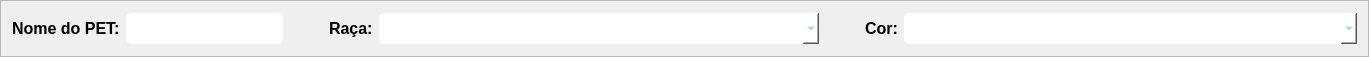
         <widget class="QFrame" name="fr_cad1_cadPet">
          <property name="minimumSize">
           <size>
            <width>0</width>
            <height>57</height>
           </size>
          </property>
          <property name="maximumSize">
           <size>
            <width>16777215</width>
            <height>57</height>
           </size>
          </property>
          <property name="frameShape">
           <enum>QFrame::StyledPanel</enum>
          </property>
          <property name="frameShadow">
           <enum>QFrame::Raised</enum>
          </property>
          <layout class="QGridLayout" name="gridLayout_8">
           <item row="0" column="0">
            <widget class="QLabel" name="lb_nomePet_cadPet">
             <property name="sizePolicy">
              <sizepolicy hsizetype="Fixed" vsizetype="Fixed">
               <horstretch>0</horstretch>
               <verstretch>0</verstretch>
              </sizepolicy>
             </property>
             <property name="minimumSize">
              <size>
               <width>0</width>
               <height>25</height>
              </size>
             </property>
             <property name="maximumSize">
              <size>
               <width>16777215</width>
               <height>25</height>
              </size>
             </property>
             <property name="font">
              <font>
               <family>Yu Gothic UI</family>
               <pointsize>12</pointsize>
               <weight>75</weight>
               <bold>true</bold>
              </font>
             </property>
             <property name="text">
              <string>Nome do PET:</string>
             </property>
            </widget>
           </item>
           <item row="0" column="1">
            <widget class="QLineEdit" name="edt_nomePet_cadPet">
             <property name="minimumSize">
              <size>
               <width>0</width>
               <height>31</height>
              </size>
             </property>
             <property name="maximumSize">
              <size>
               <width>16777215</width>
               <height>31</height>
              </size>
             </property>
             <property name="font">
              <font>
               <family>Yu Gothic UI</family>
               <pointsize>12</pointsize>
               <weight>75</weight>
               <bold>true</bold>
              </font>
             </property>
             <property name="styleSheet">
              <string notr="true">background-color: rgb(255, 255, 255);
border-radius: 5px;
color: rgb(138, 185, 214);</string>
             </property>
            </widget>
           </item>
           <item row="0" column="2">
            <spacer name="sp1_cad1_cadPet">
             <property name="orientation">
              <enum>Qt::Horizontal</enum>
             </property>
             <property name="sizeType">
              <enum>QSizePolicy::Fixed</enum>
             </property>
             <property name="sizeHint" stdset="0">
              <size>
               <width>40</width>
               <height>20</height>
              </size>
             </property>
            </spacer>
           </item>
           <item row="0" column="3">
            <widget class="QLabel" name="lb_raca_cadPet">
             <property name="sizePolicy">
              <sizepolicy hsizetype="Fixed" vsizetype="Fixed">
               <horstretch>0</horstretch>
               <verstretch>0</verstretch>
              </sizepolicy>
             </property>
             <property name="minimumSize">
              <size>
               <width>0</width>
               <height>25</height>
              </size>
             </property>
             <property name="maximumSize">
              <size>
               <width>16777215</width>
               <height>25</height>
              </size>
             </property>
             <property name="font">
              <font>
               <family>Yu Gothic UI</family>
               <pointsize>12</pointsize>
               <weight>75</weight>
               <bold>true</bold>
              </font>
             </property>
             <property name="text">
              <string>Raça:</string>
             </property>
            </widget>
           </item>
           <item row="0" column="4">
            <widget class="QComboBox" name="box_raca_cadPet">
             <property name="sizePolicy">
              <sizepolicy hsizetype="Expanding" vsizetype="Fixed">
               <horstretch>0</horstretch>
               <verstretch>0</verstretch>
              </sizepolicy>
             </property>
             <property name="minimumSize">
              <size>
               <width>50</width>
               <height>31</height>
              </size>
             </property>
             <property name="maximumSize">
              <size>
               <width>16777215</width>
               <height>31</height>
              </size>
             </property>
             <property name="font">
              <font>
               <family>Yu Gothic UI</family>
               <pointsize>12</pointsize>
               <weight>75</weight>
               <bold>true</bold>
              </font>
             </property>
             <property name="styleSheet">
              <string notr="true">background-color: rgb(255, 255, 255);
border-radius: 5px;
color: rgb(138, 185, 214);</string>
             </property>
             <property name="currentText">
              <string/>
             </property>
             <property name="currentIndex">
              <number>-1</number>
             </property>
             <item>
              <property name="text">
               <string>SRD</string>
              </property>
             </item>
             <item>
              <property name="text">
               <string>Outro</string>
              </property>
             </item>
             <item>
              <property name="text">
               <string>Akita</string>
              </property>
             </item>
             <item>
              <property name="text">
               <string>Beagle</string>
              </property>
             </item>
             <item>
              <property name="text">
               <string>Bernese Mountain Dog (Cão de Montanha dos Pirineus)</string>
              </property>
             </item>
             <item>
              <property name="text">
               <string>Border Collie</string>
              </property>
             </item>
             <item>
              <property name="text">
               <string>Boxer</string>
              </property>
             </item>
             <item>
              <property name="text">
               <string>Bulldog Francês</string>
              </property>
             </item>
             <item>
              <property name="text">
               <string>Bulldog Inglês</string>
              </property>
             </item>
             <item>
              <property name="text">
               <string>Bull Terrier</string>
              </property>
             </item>
             <item>
              <property name="text">
               <string>Cairn Terrier</string>
              </property>
             </item>
             <item>
              <property name="text">
               <string>Cane Corso</string>
              </property>
             </item>
             <item>
              <property name="text">
               <string>Cavalier King Charles Spaniel</string>
              </property>
             </item>
             <item>
              <property name="text">
               <string>Chihuahua</string>
              </property>
             </item>
             <item>
              <property name="text">
               <string>Cocker Spaniel Inglês</string>
              </property>
             </item>
             <item>
              <property name="text">
               <string>Dachshund (Salsicha)</string>
              </property>
             </item>
             <item>
              <property name="text">
               <string>Dálmata</string>
              </property>
             </item>
             <item>
              <property name="text">
               <string>Doberman</string>
              </property>
             </item>
             <item>
              <property name="text">
               <string>Dogue Alemão</string>
              </property>
             </item>
             <item>
              <property name="text">
               <string>Golden Retriever</string>
              </property>
             </item>
             <item>
              <property name="text">
               <string>Husky Siberiano</string>
              </property>
             </item>
             <item>
              <property name="text">
               <string>Labrador </string>
              </property>
             </item>
             <item>
              <property name="text">
               <string>Lhasa Apso</string>
              </property>
             </item>
             <item>
              <property name="text">
               <string>Maltês</string>
              </property>
             </item>
             <item>
              <property name="text">
               <string>Pastor Alemão</string>
              </property>
             </item>
             <item>
              <property name="text">
               <string>Pastor Belga Malinois</string>
              </property>
             </item>
             <item>
              <property name="text">
               <string>Pastor de Shetland</string>
              </property>
             </item>
             <item>
              <property name="text">
               <string>Pinscher</string>
              </property>
             </item>
             <item>
              <property name="text">
               <string>Pitbull</string>
              </property>
             </item>
             <item>
              <property name="text">
               <string>Poodle</string>
              </property>
             </item>
             <item>
              <property name="text">
               <string>Pug</string>
              </property>
             </item>
             <item>
              <property name="text">
               <string>Rottweiler</string>
              </property>
             </item>
             <item>
              <property name="text">
               <string>São Bernardo</string>
              </property>
             </item>
             <item>
              <property name="text">
               <string>Samoieda</string>
              </property>
             </item>
             <item>
              <property name="text">
               <string>Schnauzer</string>
              </property>
             </item>
             <item>
              <property name="text">
               <string>Setter Irlandês</string>
              </property>
             </item>
             <item>
              <property name="text">
               <string>Shar Pei</string>
              </property>
             </item>
             <item>
              <property name="text">
               <string>Shiba Inu</string>
              </property>
             </item>
             <item>
              <property name="text">
               <string>Shih Tzu</string>
              </property>
             </item>
             <item>
              <property name="text">
               <string>Spitz Alemão (Lulu da Pomerânia)</string>
              </property>
             </item>
             <item>
              <property name="text">
               <string>Staffordshire Bull Terrier</string>
              </property>
             </item>
             <item>
              <property name="text">
               <string>Teckel (Dachshund)</string>
              </property>
             </item>
             <item>
              <property name="text">
               <string>Weimaraner</string>
              </property>
             </item>
             <item>
              <property name="text">
               <string>West Highland White Terrier</string>
              </property>
             </item>
             <item>
              <property name="text">
               <string>Yorkshire Terrier</string>
              </property>
             </item>
            </widget>
           </item>
           <item row="0" column="5">
            <spacer name="sp2_cad1_cadPet">
             <property name="orientation">
              <enum>Qt::Horizontal</enum>
             </property>
             <property name="sizeType">
              <enum>QSizePolicy::Fixed</enum>
             </property>
             <property name="sizeHint" stdset="0">
              <size>
               <width>40</width>
               <height>20</height>
              </size>
             </property>
            </spacer>
           </item>
           <item row="0" column="6">
            <widget class="QLabel" name="lb_Cor_cadPet">
             <property name="sizePolicy">
              <sizepolicy hsizetype="Fixed" vsizetype="Fixed">
               <horstretch>0</horstretch>
               <verstretch>0</verstretch>
              </sizepolicy>
             </property>
             <property name="minimumSize">
              <size>
               <width>0</width>
               <height>25</height>
              </size>
             </property>
             <property name="maximumSize">
              <size>
               <width>16777215</width>
               <height>25</height>
              </size>
             </property>
             <property name="font">
              <font>
               <family>Yu Gothic UI</family>
               <pointsize>12</pointsize>
               <weight>75</weight>
               <bold>true</bold>
              </font>
             </property>
             <property name="text">
              <string>Cor:</string>
             </property>
            </widget>
           </item>
           <item row="0" column="7">
            <widget class="QComboBox" name="box_cor_cadPet">
             <property name="sizePolicy">
              <sizepolicy hsizetype="Expanding" vsizetype="Fixed">
               <horstretch>0</horstretch>
               <verstretch>0</verstretch>
              </sizepolicy>
             </property>
             <property name="minimumSize">
              <size>
               <width>50</width>
               <height>31</height>
              </size>
             </property>
             <property name="maximumSize">
              <size>
               <width>16777215</width>
               <height>31</height>
              </size>
             </property>
             <property name="font">
              <font>
               <family>Yu Gothic UI</family>
               <pointsize>12</pointsize>
               <weight>75</weight>
               <bold>true</bold>
              </font>
             </property>
             <property name="styleSheet">
              <string notr="true">background-color: rgb(255, 255, 255);
border-radius: 5px;
color: rgb(138, 185, 214);</string>
             </property>
             <property name="currentIndex">
              <number>-1</number>
             </property>
             <item>
              <property name="text">
               <string>Outro</string>
              </property>
             </item>
             <item>
              <property name="text">
               <string>Albino (totalmente branco com olhos rosados)</string>
              </property>
             </item>
             <item>
              <property name="text">
               <string>Branco</string>
              </property>
             </item>
             <item>
              <property name="text">
               <string>Canela</string>
              </property>
             </item>
             <item>
              <property name="text">
               <string>Castanho</string>
              </property>
             </item>
             <item>
              <property name="text">
               <string>Cinza</string>
              </property>
             </item>
             <item>
              <property name="text">
               <string>Creme</string>
              </property>
             </item>
             <item>
              <property name="text">
               <string>Dourado</string>
              </property>
             </item>
             <item>
              <property name="text">
               <string>Marrom</string>
              </property>
             </item>
             <item>
              <property name="text">
               <string>Marrom e Branco</string>
              </property>
             </item>
             <item>
              <property name="text">
               <string>Merle (manchas em várias tonalidades)</string>
              </property>
             </item>
             <item>
              <property name="text">
               <string>Manto (manchas grandes e distintas em cor contrastante)</string>
              </property>
             </item>
             <item>
              <property name="text">
               <string>Preto</string>
              </property>
             </item>
             <item>
              <property name="text">
               <string>Preto e Branco</string>
              </property>
             </item>
             <item>
              <property name="text">
               <string>Ruivo</string>
              </property>
             </item>
             <item>
              <property name="text">
               <string>Sable (pelagem com pontas mais escuras)</string>
              </property>
             </item>
             <item>
              <property name="text">
               <string>Tricolor (preto, branco e marrom)</string>
              </property>
             </item>
            </widget>
           </item>
          </layout>
         </widget>
